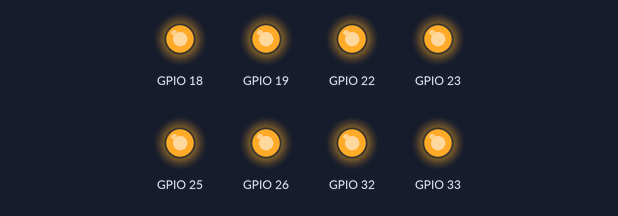
A sketch run on a simulated ESP32. Shown: output pins drawn as LEDs (lit = HIGH).

Above: at 2.5 s.
At 7.5 s:
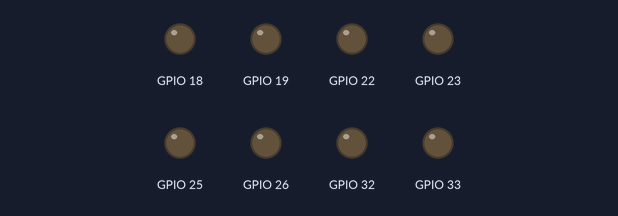
Timing chart, 0 to 13.0 s (numbered marks = the images above):
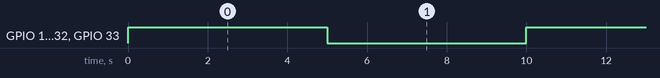

The sketch:

led.ino
```cpp
/*
   This ESP32 code is created by esp32io.com

   This ESP32 code is released in the public domain

   For more detail (instruction and wiring diagram), visit https://esp32io.com/tutorials/esp32-led-blink
*/

// the setup function runs once when you press reset or power the board
void setup() {
  // initialize digital pin GPIO18 as an output.
  pinMode(23, OUTPUT);
  pinMode(22, OUTPUT);
  pinMode(19, OUTPUT);
  pinMode(18, OUTPUT);
  pinMode(33, OUTPUT);
  pinMode(25, OUTPUT);
  pinMode(26, OUTPUT);
  pinMode(32, OUTPUT);

}

// the loop function runs over and over again forever
void loop() {
  digitalWrite(23, HIGH); // turn the LED on
  digitalWrite(22, HIGH); // turn the LED on
  digitalWrite(19, HIGH); // turn the LED on
  digitalWrite(18, HIGH); // turn the LED on
  digitalWrite(33, HIGH); // turn the LED on
  digitalWrite(25, HIGH); // turn the LED on
  digitalWrite(26, HIGH); // turn the LED on
  digitalWrite(32, HIGH); // turn the LED on
  delay(5000);             // wait for 500 milliseconds
  digitalWrite(23, LOW);  // turn the LED off
  digitalWrite(22, LOW);  // turn the LED off
  digitalWrite(19, LOW);  // turn the LED off
  digitalWrite(18, LOW);  // turn the LED off
  digitalWrite(33, LOW);  // turn the LED off
  digitalWrite(25, LOW);  // turn the LED off
  digitalWrite(26, LOW);  // turn the LED off
  digitalWrite(32, LOW);  // turn the LED off
  delay(5000);             // wait for 500 milliseconds
}
```

Measured:
- by itself, GPIO 18, GPIO 19, GPIO 22, GPIO 23, GPIO 25, GPIO 26, GPIO 32, GPIO 33: alternates HIGH for 5.0 s and LOW for 5.0 s
